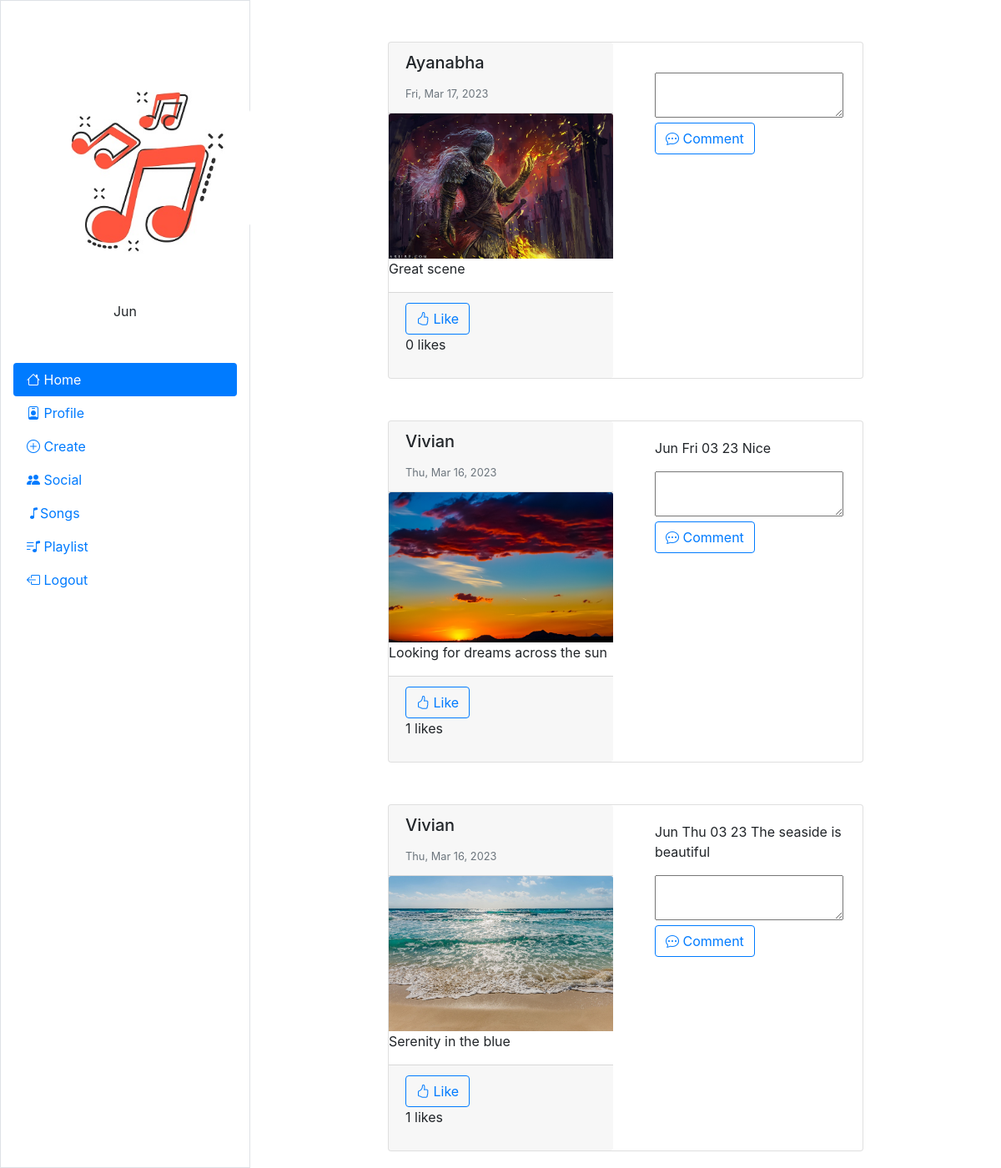
The page /musicial/landing (signed in) on the database its author committed.
### musicial/models.py (models this page shows, shortened)
class UserProfile(models.Model):
    user = models.OneToOneField(User,on_delete=models.CASCADE)
    age = models.IntegerField(blank=False)
    gender = models.CharField(max_length=50,blank=False)
    picture = models.ImageField(upload_to='profile_images',blank=False)

class Post(models.Model):
    id = models.UUIDField(primary_key=True,default=uuid.uuid4,editable=False)
    user = models.ForeignKey(UserProfile,on_delete=models.CASCADE,related_name='user_post')
    picture = models.ImageField(upload_to='posts',blank=False)
    caption = models.CharField(max_length=200,blank=True,default='')
    date = models.DateField(default=datetime.now())
    likes = models.ManyToManyField(UserProfile,related_name='post_likes')
    def get_date(self):
        return datetime.strftime(self.date,"%a, %b %d, %Y")
    def total_likes(self):
        return self.likes.count()

### musicial/views.py (the view)
# urls.py: path('landing',views.userHomepage,name='landing'),
@csrf_exempt
def userHomepage(request):
    if request.method == 'POST':
        type_of_request = request.POST['type']
        picture_id = request.POST['picture_id']
        print('Got ',picture_id)
        post = Post.objects.get(id=picture_id)
        if type_of_request == 'like':
            post.likes.add(UserProfile.objects.get(user=request.user))
            return JsonResponse({'likes':str(post.total_likes())+' likes'})
        else:
            com = Comment.objects.create(post=post,name=request.user.username,body=request.POST['comment'])
            comms = Comment.objects.filter(post=post)
            comments = [c.name+' '+c.date_added.strftime("%a %m %y")+' '+c.body+'\n' for c in comms]
            return JsonResponse({'comments':''.join(comments)})
    else:
        current_user = UserProfile.objects.get(user=request.user)
        current_user_friends = FriendProfile.objects.get(user=current_user)
        posts = [Post.objects.filter(user=f) for f in current_user_friends.friend.all()]
        posts = [p for post in posts for p in post.all()]
        context_dict = {'posts':[]}
        for post in posts:
            comments = [c.name+' '+c.date_added.strftime("%a %m %y")+' '+c.body+'\n' for c in Comment.objects.filter(post=post)]
            context_dict['posts'].append({
                        'id':post.id,
                        'username':post.user.user.username,
                        'time':post.get_date(),
                        'picture':post.picture,
                        'caption':post.caption,
                        'likes': str(post.total_likes()) + ' likes',
                        'comments':''.join(comments)
                    })
        return render(request,'musicial/userhomepage.html',context=context_dict)

### ITECH/templates/musicial/userhomepage.html (shortened to what this page needs)
{% load staticfiles %}
<!DOCTYPE html>
<html lang="en">
<head>
  <link rel="stylesheet" href="https://unicons.iconscout.com/release/v4.0.0/css/line.css">
  <link rel="stylesheet" href="https://maxcdn.bootstrapcdn.com/bootstrap/4.0.0/css/bootstrap.min.css">
  <link rel="stylesheet" href="https://unpkg.com/bootstrap-icons@1.5.0/font/bootstrap-icons.css">
  <link rel="stylesheet" type="text/css" href="{% static 'css/userhomepageStyle.css' %}"/>
</head>
<body>
  <div class="container-fluid">
    <div class="row">
      <div class="col-md-3 col-fixed border">
        <img src="{{ user.userprofile.picture.url }}" alt="img-fluid Profile Picture" class="Profile-pic rounded-circle mx-auto d-block" width="300px">
        <p class="fw-bold">
          {% if user.is_authenticated %}
          {{ user.username }}
          {% else %}
          hey there partner!
          {% endif %}
        </p>
        <div class="nav flex-column nav-pills" id="v-pills-tab" role="tablist" aria-orientation="vertical">
          <a class="nav-link active" href="{% url 'musicial:landing' %}" aria-selected="true"><i class="bi bi-house"></i> Home</a>
          <a class="nav-link" href="{% url 'musicial:profile' %}" aria-selected="false"><i class="bi bi-person-badge"></i> Profile</a>
          <a class="nav-link" href="{% url 'musicial:create-post' %}" aria-selected="false"><i class="bi bi-plus-circle"></i> Create</a>
          <a class="nav-link" href="{% url 'musicial:social' %}" aria-selected="false"><i class="bi bi-people-fill"></i> Social</a>
          <a class="nav-link" href="{% url 'musicial:songs' %}" aria-selected="true"><i class="bi bi-music-note"></i>Songs</a>
          <a class="nav-link" href="{% url 'musicial:playlist' %}" aria-selected="false"><i class="bi bi-music-note-list"></i> Playlist</a>
          <a class="nav-link" href="{% url 'musicial:logout' %}" aria-selected="false"><i class="bi bi-box-arrow-left"></i> Logout</a>
        </div>
      </div>
      <div class="col-md-9 col-scroll">
        {% for post in posts %}
        <div class="card Post-card">
        <div class="row">
              <div class="col-md-6">
                <div class="card-header">
                  <h5 class="card-title">{{ post.username }}</h5>
                  <p class="card-text"><small class="text-muted">{{ post.time }}</small></p>
                </div>
                <img class="card-img-top" src="{{ post.picture.url }}">
                <p class="card-text">{{ post.caption }} </p>
                <div class="card-footer">
                <button class="btn btn-outline-primary likes" name="likes" value="{{ post.id }}" ><i class="bi bi-hand-thumbs-up"></i> Like</button>
                <p id="likes{{ post.id }}">{{ post.likes }}</p>
              </div>
              </div>
                <div class="col-md-6">
                    <div class="card-body">
                    <p id="comments{{ post.id }}">{{ post.comments }}</p>
                    <textarea name="comment-text" class="comment-text{{ post.id }}" value="">
                    </textarea>
                    <button class="btn btn-outline-primary comments" name="comments" value="{{ post.id }}"><i class="bi bi-chat-dots"></i> Comment</button>
                  </div>
                </div>
            </div>
            </div>
            {% endfor %}
        </div>
    </div>
  </div>
</body>
</html>

### ITECH/static/css/userhomepageStyle.css (style rules this page uses)
.rounded-circle { margin-top: 50px; margin-bottom: 10px; }
.fw-bold { text-align: center; margin-bottom: 50px; }
.Post-card { margin-top: 50px; margin-left: 150px; margin-right: 150px; margin-bottom: 20px; }

### rows shown on the page
Post: caption "Great scene"
Post: caption "Looking for dreams across the sun"
Post: caption "Serenity in the blue"

### other values the page prints
{{ user.username }} "Jun"
{{ post.username }} "Ayanabha" "Vivian" "Vivian"
{{ post.time }} "Fri, Mar 17, 2023" "Thu, Mar 16, 2023" "Thu, Mar 16, 2023"
{{ post.likes }} "0 likes" "1 likes" "1 likes"
{{ post.comments }} "Jun Fri 03 23 Nice" "Jun Thu 03 23 The seaside is beautiful"
